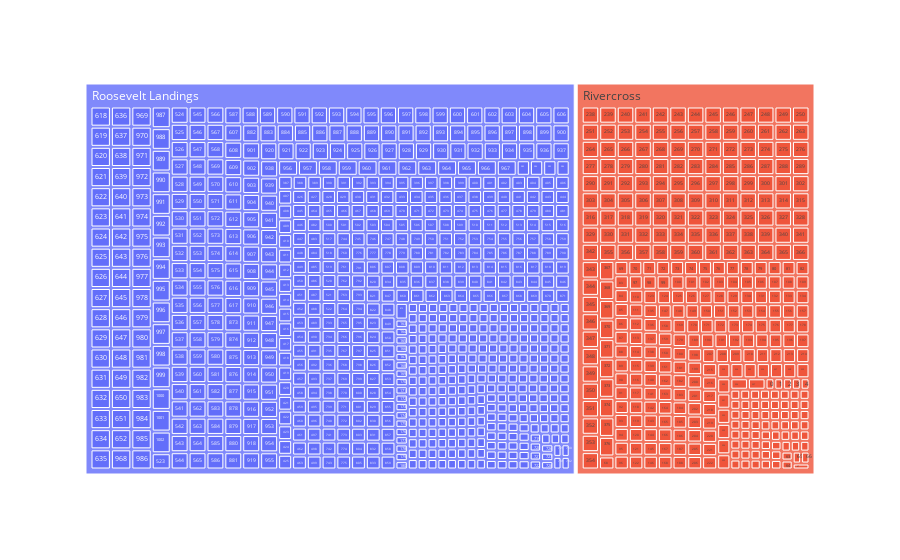

The cell this chart's notebook holds for it:
### Code cell
ridt_plot.plot_treematp_2(ds)

### Figure 1 — Plotly figure (JSON) as saved in the notebook; plotly's stock layout.template omitted (floating-point values rounded to 4 significant figures; data arrays with more than 128 entries replaced by an {"elided": "..."} marker saying what was removed)
{"data": [{"branchvalues": "total", "customdata": {"elided": "1382x1 str values"}, "domain": {"x": [0, 1], "y": [0, 1]}, "hovertemplate": "labels=%{label}<br>Ap_number_of_rooms=%{value}<br>parent=%{parent}<br>id=%{id}<br>address_door=%{customdata[0]}<extra></extra>", "ids": {"elided": "1382 str values"}, "labels": {"elided": "1382 str values"}, "name": "", "parents": {"elided": "1382 str values"}, "type": "treemap", "values": {"elided": "1382 int values"}}], "layout": {"autosize": true, "legend": {"tracegroupgap": 0}, "margin": {"t": 60}}}
